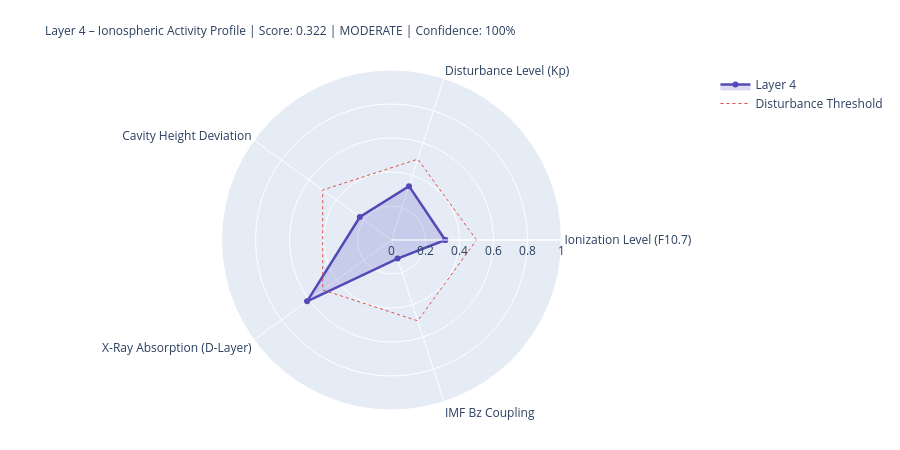

Notebook code for this chart:
### Markdown cell above
---
## 4. State Assessment & Handoff to Layer 5

### Code cell
# ============================================================
# LAYER-4-SCORE
# ============================================================

COMPONENTS = {
    'Ionization Level (F10.7)':    {'score': ioniz,       'source': 'primary' if f107_now else 'from_layer0', 'dynamic': True},
    'Disturbance Level (Kp)':          {'score': disturb,     'source': 'primary' if kp_now   else 'from_layer0', 'dynamic': True},
    'Cavity Height Deviation':    {'score': h_dev,       'source': 'derived',                                'dynamic': True},
    'X-Ray Absorption (D-Layer)':{'score': xray_ioniz,  'source': 'primary' if xray_now else 'missing',     'dynamic': True},
    'IMF Bz Coupling':             {'score': bz_coupling, 'source': 'primary' if bz_now   else 'from_layer0', 'dynamic': True},
}

available    = {k: v['score'] for k, v in COMPONENTS.items() if v['score'] is not None}
unavailable  = [k for k, v in COMPONENTS.items() if v['score'] is None]
layer4_score = round(sum(available.values()) / len(available), 4) if available else None
confidence   = round(len(available) / len(COMPONENTS), 2)
level = ('unknown' if layer4_score is None
         else 'quiet'   if layer4_score < 0.3
         else 'moderate' if layer4_score < 0.6
         else 'active')
dominant_l4 = max(available, key=available.get) if available else 'none'

# Resonance delta for Schumann SR-1
sr1_ref = schumann_freq(1, 80.0)
sr1_now = schumann_freq(1, h_eff)
sr1_delta_mhz = (sr1_now - sr1_ref) * 1000

# Propagation conditions
prop_cond = ('disturbed'   if kp_val > 4
             else 'unsettled' if kp_val > 2
             else 'normal')
if xray_class in ['X', 'M']:
    prop_cond = 'Radio-Blackout moeglich'

W = 68
print('=' * W)
print('LAYER 4 – IONOSPHERE – STATE ASSESSMENT')
print('=' * W)
for name, comp in COMPONENTS.items():
    s = comp['score']
    if s is not None:
        bar = '█' * int(s * 20) + '░' * (20 - int(s * 20))
        print(f'  {name:<36} {bar}  {s:.3f}  [{comp["source"]}]')
    else:
        print(f'  {name:<36} {"─" * 20}  n/a   [missing]')
print('-' * W)
print(f'  Score:          {layer4_score:.3f}  ({len(available)}/{len(COMPONENTS)} components)')
print(f'  Confidence:     {confidence:.0%}')
print(f'  Level:          {level.upper()}')
print(f'  Dominant:       {dominant_l4}')
print(f'  Cavity height:  {h_eff:.1f} km  (Ref: 80.0 km)')
print(f'  SR-1:           {sr1_now:.3f} Hz  (Δ {sr1_delta_mhz:+.1f} mHz vs. ref)')
print(f'  Propagation:    {prop_cond}')
print(f'  X-Ray:          {xray_class}-class  ({xray_now:.2e} W/m²)' if xray_now else '  X-Ray:          n/a')
print('=' * W)

# Radar
cats   = list(available.keys())
vals_r = list(available.values())
if len(cats) >= 3:
    fig = go.Figure()
    fig.add_trace(go.Scatterpolar(
        r=vals_r + [vals_r[0]], theta=cats + [cats[0]],
        fill='toself', fillcolor='rgba(83,74,183,0.20)',
        line=dict(color='#534AB7', width=2.5), name='Layer 4'
    ))
    fig.add_trace(go.Scatterpolar(
        r=[0.5] * (len(cats)+1), theta=cats + [cats[0]],
        line=dict(color='#E24B4A', dash='dot', width=1),
        mode='lines', name='Disturbance Threshold'
    ))
    fig.update_layout(
        title=dict(
            text=f'Layer 4 – Ionospheric Activity Profile | Score: {layer4_score:.3f} | {level.upper()} | Confidence: {confidence:.0%}',
            font=dict(size=12)
        ),
        polar=dict(radialaxis=dict(visible=True, range=[0, 1])),
        height=450, showlegend=True,
        margin=dict(l=80, r=80, t=70, b=40)
    )
    fig.show()

### Figure 1 — Plotly figure (JSON) as saved in the notebook; plotly's stock layout.template omitted (floating-point values rounded to 4 significant figures)
{"data": [{"fill": "toself", "fillcolor": "rgba(83,74,183,0.20)", "line": {"color": "#534AB7", "width": 2.5}, "name": "Layer 4", "r": [0.316, 0.333, 0.23, 0.614, 0.115, 0.316], "theta": ["Ionization Level (F10.7)", "Disturbance Level (Kp)", "Cavity Height Deviation", "X-Ray Absorption (D-Layer)", "IMF Bz Coupling", "Ionization Level (F10.7)"], "type": "scatterpolar"}, {"line": {"color": "#E24B4A", "dash": "dot", "width": 1}, "mode": "lines", "name": "Disturbance Threshold", "r": [0.5, 0.5, 0.5, 0.5, 0.5, 0.5], "theta": ["Ionization Level (F10.7)", "Disturbance Level (Kp)", "Cavity Height Deviation", "X-Ray Absorption (D-Layer)", "IMF Bz Coupling", "Ionization Level (F10.7)"], "type": "scatterpolar"}], "layout": {"height": 450, "margin": {"b": 40, "l": 80, "r": 80, "t": 70}, "polar": {"radialaxis": {"range": [0, 1], "visible": true}}, "showlegend": true, "title": {"font": {"size": 12}, "text": "Layer 4 – Ionospheric Activity Profile | Score: 0.322 | MODERATE | Confidence: 100%"}}}
